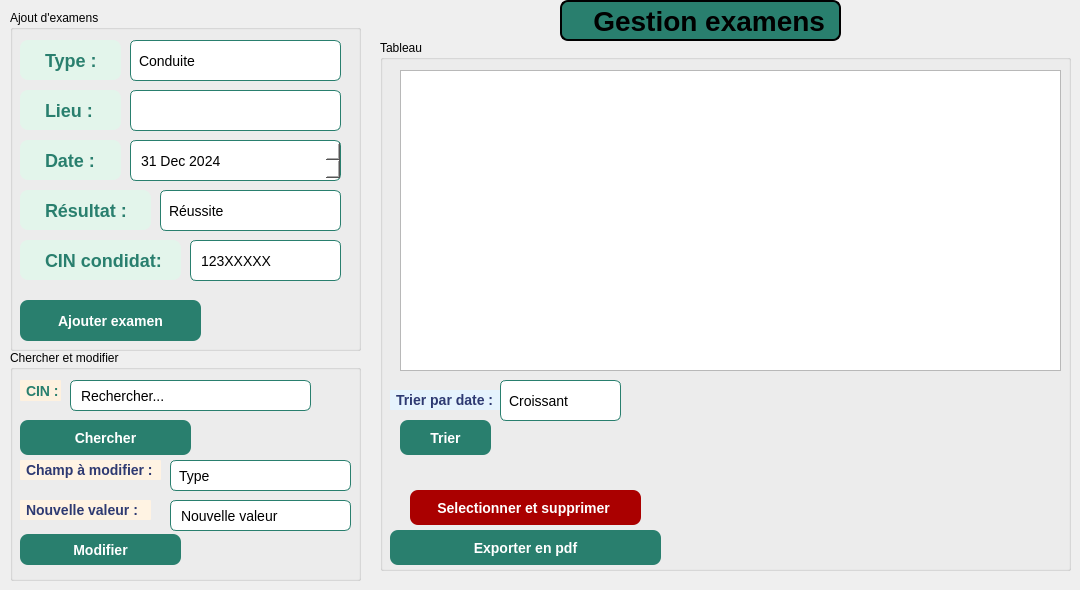
         <widget class="QWidget" name="tab_5">
          <attribute name="title">
           <string> Examens </string>
          </attribute>
          <widget class="QGroupBox" name="groupBox_modify">
           <property name="geometry">
            <rect>
             <x>10</x>
             <y>350</y>
             <width>351</width>
             <height>231</height>
            </rect>
           </property>
           <property name="title">
            <string>Chercher et modifier</string>
           </property>
           <widget class="QPushButton" name="btnSearch">
            <property name="geometry">
             <rect>
              <x>10</x>
              <y>70</y>
              <width>171</width>
              <height>35</height>
             </rect>
            </property>
            <property name="styleSheet">
             <string notr="true">QPushButton {
    background-color: rgb(41, 127, 110); /* vert par défaut */
    color: white; /* texte blanc */
    border: none;
    border-radius: 8px;
    padding: 8px 20px;
    font-size: 14px;
    font-weight: bold;
}

QPushButton:hover {
    background-color: rgb(209, 209, 209); /* gris clair en hover */
    color: rgb(41, 127, 110); /* texte vert */
}
</string>
            </property>
            <property name="text">
             <string>Chercher</string>
            </property>
            <property name="icon">
             <iconset theme="QIcon::ThemeIcon::SystemSearch"/>
            </property>
           </widget>
           <widget class="QLineEdit" name="lineEdit_6">
            <property name="geometry">
             <rect>
              <x>60</x>
              <y>30</y>
              <width>241</width>
              <height>31</height>
             </rect>
            </property>
            <property name="styleSheet">
             <string notr="true">QLineEdit {
    background-color: white;   /* fond blanc */
    color: black;              /* texte noir */
    border: 1px solid rgb(41,127,110);  /* contour vert */
    border-radius: 6px;        /* coins arrondis */
    padding: 4px 8px;          /* marges internes */
    font-size: 14px;
}

QLineEdit:focus {
    border: 2px solid rgb(41,127,110); /* contour plus épais quand actif */
    background-color: rgb(250, 250, 250); /* très léger gris pour focus */
}
</string>
            </property>
            <property name="inputMask">
             <string/>
            </property>
            <property name="text">
             <string>Rechercher...</string>
            </property>
           </widget>
           <widget class="QLabel" name="label_2">
            <property name="geometry">
             <rect>
              <x>10</x>
              <y>30</y>
              <width>41</width>
              <height>21</height>
             </rect>
            </property>
            <property name="styleSheet">
             <string notr="true">QLabel {
    /* normal state */
	background-color:rgb(254, 241, 223);
    color: rgb(41, 127, 110);
    border: none;
    border-radius: 1px;
    padding: 2px 2px;
    font-size: 14px;
    font-weight: bold;
}
</string>
            </property>
            <property name="text">
             <string>CIN :</string>
            </property>
           </widget>
           <widget class="QPushButton" name="modifyButton">
            <property name="geometry">
             <rect>
              <x>10</x>
              <y>184</y>
              <width>161</width>
              <height>31</height>
             </rect>
            </property>
            <property name="styleSheet">
             <string notr="true">QPushButton {
    background-color: rgb(41, 127, 110); /* vert par défaut */
    color: white; /* texte blanc */
    border: none;
    border-radius: 8px;
    padding: 8px 20px;
    font-size: 14px;
    font-weight: bold;
}

QPushButton:hover {
    background-color: rgb(209, 209, 209); /* gris clair en hover */
    color: rgb(41, 127, 110); /* texte vert */
}
</string>
            </property>
            <property name="text">
             <string>Modifier</string>
            </property>
            <property name="icon">
             <iconset theme="QIcon::ThemeIcon::MailMessageNew"/>
            </property>
           </widget>
           <widget class="QLabel" name="label_8">
            <property name="geometry">
             <rect>
              <x>10</x>
              <y>110</y>
              <width>141</width>
              <height>20</height>
             </rect>
            </property>
            <property name="styleSheet">
             <string notr="true">QLabel {
    /* normal state */
	background-color:rgb(255, 243, 227);
    color:rgb(46, 58, 114);
    border: none;
    border-radius: 1px;
    padding: 2px 2px;
    font-size: 14px;
    font-weight: bold;
}
</string>
            </property>
            <property name="text">
             <string>Champ à modifier :</string>
            </property>
           </widget>
           <widget class="QComboBox" name="comboBox_4">
            <property name="geometry">
             <rect>
              <x>160</x>
              <y>110</y>
              <width>181</width>
              <height>31</height>
             </rect>
            </property>
            <property name="styleSheet">
             <string notr="true">QComboBox {
    background-color: white;                  
    color: black;                            
    border: 1px solid rgb(41,127,110);     
    border-radius: 6px;                    
    padding: 4px 8px;             
    font-size: 14px;
}

QComboBox:focus {
    border: 2px solid rgb(41,127,110);       
    background-color: rgb(250, 250, 250);    
}

QComboBox::drop-down {
    border: none;                            
    width: 24px;
}
</string>
            </property>
            <property name="editable">
             <bool>false</bool>
            </property>
            <property name="currentText">
             <string>Type</string>
            </property>
            <item>
             <property name="text">
              <string>Type</string>
             </property>
            </item>
            <item>
             <property name="text">
              <string>Date</string>
             </property>
            </item>
            <item>
             <property name="text">
              <string>Lieu</string>
             </property>
            </item>
            <item>
             <property name="text">
              <string>Résultat</string>
             </property>
            </item>
            <item>
             <property name="text">
              <string>CIN</string>
             </property>
            </item>
           </widget>
           <widget class="QLabel" name="label_9">
            <property name="geometry">
             <rect>
              <x>10</x>
              <y>150</y>
              <width>131</width>
              <height>20</height>
             </rect>
            </property>
            <property name="styleSheet">
             <string notr="true">QLabel {
    /* normal state */
	background-color:rgb(255, 243, 227);
    color:rgb(46, 58, 114);
    border: none;
    border-radius: 1px;
    padding: 2px 2px;
    font-size: 14px;
    font-weight: bold;
}
</string>
            </property>
            <property name="text">
             <string>Nouvelle valeur :</string>
            </property>
           </widget>
           <widget class="QLineEdit" name="lineEdit_7">
            <property name="geometry">
             <rect>
              <x>160</x>
              <y>150</y>
              <width>181</width>
              <height>31</height>
             </rect>
            </property>
            <property name="styleSheet">
             <string notr="true">QLineEdit {
    background-color: white;   /* fond blanc */
    color: black;              /* texte noir */
    border: 1px solid rgb(41,127,110);  /* contour vert */
    border-radius: 6px;        /* coins arrondis */
    padding: 4px 8px;          /* marges internes */
    font-size: 14px;
}

QLineEdit:focus {
    border: 2px solid rgb(41,127,110); /* contour plus épais quand actif */
    background-color: rgb(250, 250, 250); /* très léger gris pour focus */
}
</string>
            </property>
            <property name="inputMask">
             <string/>
            </property>
            <property name="text">
             <string>Nouvelle valeur</string>
            </property>
           </widget>
          </widget>
          <widget class="QGroupBox" name="groupBox_search">
           <property name="geometry">
            <rect>
             <x>380</x>
             <y>40</y>
             <width>691</width>
             <height>531</height>
            </rect>
           </property>
           <property name="title">
            <string>Tableau</string>
           </property>
           <widget class="QPushButton" name="exportButton">
            <property name="geometry">
             <rect>
              <x>10</x>
              <y>490</y>
              <width>271</width>
              <height>35</height>
             </rect>
            </property>
            <property name="styleSheet">
             <string notr="true">QPushButton {
    background-color: rgb(41, 127, 110); /* vert par défaut */
    color: white; /* texte blanc */
    border: none;
    border-radius: 8px;
    padding: 8px 20px;
    font-size: 14px;
    font-weight: bold;
}

QPushButton:hover {
    background-color: rgb(209, 209, 209); /* gris clair en hover */
    color: rgb(41, 127, 110); /* texte vert */
}
</string>
            </property>
            <property name="text">
             <string>Exporter en pdf</string>
            </property>
            <property name="icon">
             <iconset theme="QIcon::ThemeIcon::DocumentPageSetup"/>
            </property>
           </widget>
           <widget class="QLabel" name="label_7">
            <property name="geometry">
             <rect>
              <x>10</x>
              <y>350</y>
              <width>141</width>
              <height>20</height>
             </rect>
            </property>
            <property name="styleSheet">
             <string notr="true">QLabel {
    /* normal state */
	background-color:rgb(229, 243, 253);
    color:rgb(46, 58, 114);
    border: none;
    border-radius: 1px;
    padding: 2px 2px;
    font-size: 14px;
    font-weight: bold;
}
</string>
            </property>
            <property name="text">
             <string>Trier par date :</string>
            </property>
           </widget>
           <widget class="QComboBox" name="comboTri">
            <property name="geometry">
             <rect>
              <x>120</x>
              <y>340</y>
              <width>121</width>
              <height>41</height>
             </rect>
            </property>
            <property name="styleSheet">
             <string notr="true">QComboBox {
    background-color: white;                  
    color: black;                            
    border: 1px solid rgb(41,127,110);     
    border-radius: 6px;                    
    padding: 4px 8px;             
    font-size: 14px;
}

QComboBox:focus {
    border: 2px solid rgb(41,127,110);       
    background-color: rgb(250, 250, 250);    
}

QComboBox::drop-down {
    border: none;                            
    width: 24px;
}
</string>
            </property>
            <property name="editable">
             <bool>false</bool>
            </property>
            <property name="currentText">
             <string>Croissant</string>
            </property>
            <item>
             <property name="text">
              <string>Croissant</string>
             </property>
            </item>
            <item>
             <property name="text">
              <string>Decroissant</string>
             </property>
            </item>
           </widget>
           <widget class="QPushButton" name="triButton">
            <property name="geometry">
             <rect>
              <x>20</x>
              <y>380</y>
              <width>91</width>
              <height>35</height>
             </rect>
            </property>
            <property name="styleSheet">
             <string notr="true">QPushButton {
    background-color: rgb(41, 127, 110); /* vert par défaut */
    color: white; /* texte blanc */
    border: none;
    border-radius: 8px;
    padding: 8px 20px;
    font-size: 14px;
    font-weight: bold;
}

QPushButton:hover {
    background-color: rgb(209, 209, 209); /* gris clair en hover */
    color: rgb(41, 127, 110); /* texte vert */
}
</string>
            </property>
            <property name="text">
             <string>Trier</string>
            </property>
            <property name="icon">
             <iconset theme="QIcon::ThemeIcon::MediaPlaylistRepeat"/>
            </property>
           </widget>
           <widget class="QWidget" name="widget_3" native="true">
            <property name="geometry">
             <rect>
              <x>520</x>
              <y>380</y>
              <width>121</width>
              <height>131</height>
             </rect>
            </property>
            <property name="styleSheet">
             <string notr="true">QWidget {
    background-image: url(&quot;C:/Users/Malek/Downloads/logo2.jpg&quot;);
    background-repeat: no-repeat;
    background-position: center;
    background-attachment: fixed; /* optional */
}
</string>
            </property>
           </widget>
           <widget class="QTableView" name="tableViewExams">
            <property name="geometry">
             <rect>
              <x>20</x>
              <y>30</y>
              <width>661</width>
              <height>301</height>
             </rect>
            </property>
            <property name="mouseTracking">
             <bool>false</bool>
            </property>
            <property name="styleSheet">
             <string notr="true">QTableWidget {
    background-color: white;                 
    color: rgb(41,127,110);                  /* texte en vert */
    border: 1px solid rgb(41,127,110);     
    border-radius: 6px;                    
    padding: 4px 8px;             
    font-size: 14px;
}

QTableWidget:focus {
    border: 2px solid rgb(41,127,110);       
    background-color: rgb(250, 250, 250);    
}

QHeaderView::section {
    background-color: rgb(41,127,110);       /* entête vert */
    color: white;                            /* texte blanc dans l'entête */
    padding: 4px;
    border: none;
}
</string>
            </property>
           </widget>
           <widget class="QPushButton" name="deleteButton">
            <property name="geometry">
             <rect>
              <x>30</x>
              <y>450</y>
              <width>231</width>
              <height>35</height>
             </rect>
            </property>
            <property name="styleSheet">
             <string notr="true">QPushButton {
    background-color: rgb(170, 0, 0); /* vert par défaut */
    color: white; /* texte blanc */
    border: none;
    border-radius: 8px;
    padding: 8px 20px;
    font-size: 14px;
    font-weight: bold;
}

QPushButton:hover {
    background-color: rgb(209, 209, 209); /* gris clair en hover */
    color: rgb(41, 127, 110); /* texte vert */
}
</string>
            </property>
            <property name="text">
             <string>Selectionner et supprimer </string>
            </property>
            <property name="icon">
             <iconset theme="QIcon::ThemeIcon::EditDelete"/>
            </property>
           </widget>
          </widget>
          <widget class="QGroupBox" name="groupBox_add_2">
           <property name="geometry">
            <rect>
             <x>10</x>
             <y>10</y>
             <width>351</width>
             <height>341</height>
            </rect>
           </property>
           <property name="styleSheet">
            <string notr="true"/>
           </property>
           <property name="title">
            <string>Ajout d'examens</string>
           </property>
           <widget class="QLabel" name="leType_3">
            <property name="geometry">
             <rect>
              <x>10</x>
              <y>30</y>
              <width>101</width>
              <height>40</height>
             </rect>
            </property>
            <property name="styleSheet">
             <string notr="true">QLabel {
    /* normal state */
	background-color:rgb(227, 245, 235);
    color: rgb(41, 127, 110);
    border: none;
    border-radius: 8px;
    padding: 8px 20px;
    font-size: 18px;
    font-weight: bold;
}</string>
            </property>
            <property name="text">
             <string>Type :</string>
            </property>
           </widget>
           <widget class="QComboBox" name="comboBox_3">
            <property name="geometry">
             <rect>
              <x>120</x>
              <y>30</y>
              <width>211</width>
              <height>41</height>
             </rect>
            </property>
            <property name="styleSheet">
             <string notr="true">QComboBox {
    background-color: white;                  
    color: black;                            
    border: 1px solid rgb(41,127,110);     
    border-radius: 6px;                    
    padding: 4px 8px;             
    font-size: 14px;
}

QComboBox:focus {
    border: 2px solid rgb(41,127,110);       
    background-color: rgb(250, 250, 250);    
}

QComboBox::drop-down {
    border: none;                            
    width: 24px;
}
</string>
            </property>
            <property name="editable">
             <bool>false</bool>
            </property>
            <property name="currentText">
             <string>Conduite</string>
            </property>
            <item>
             <property name="text">
              <string>Conduite</string>
             </property>
            </item>
            <item>
             <property name="text">
              <string>Code</string>
             </property>
            </item>
           </widget>
           <widget class="QLabel" name="leLieu_2">
            <property name="geometry">
             <rect>
              <x>10</x>
              <y>80</y>
              <width>101</width>
              <height>40</height>
             </rect>
            </property>
            <property name="styleSheet">
             <string notr="true">QLabel {
    /* normal state */
	background-color:rgb(227, 245, 235);
    color: rgb(41, 127, 110);
    border: none;
    border-radius: 8px;
    padding: 8px 20px;
    font-size: 18px;
    font-weight: bold;
}</string>
            </property>
            <property name="text">
             <string>Lieu :</string>
            </property>
           </widget>
           <widget class="QLineEdit" name="lineEdit_3">
            <property name="geometry">
             <rect>
              <x>120</x>
              <y>80</y>
              <width>211</width>
              <height>41</height>
             </rect>
            </property>
            <property name="styleSheet">
             <string notr="true">QLineEdit {
    background-color: white;   /* fond blanc */
    color: black;              /* texte noir */
    border: 1px solid rgb(41,127,110);  /* contour vert */
    border-radius: 6px;        /* coins arrondis */
    padding: 4px 8px;          /* marges internes */
    font-size: 14px;
}

QLineEdit:focus {
    border: 2px solid rgb(41,127,110); /* contour plus épais quand actif */
    background-color: rgb(250, 250, 250); /* très léger gris pour focus */
}
</string>
            </property>
           </widget>
           <widget class="QLabel" name="deDate_2">
            <property name="geometry">
             <rect>
              <x>10</x>
              <y>130</y>
              <width>101</width>
              <height>40</height>
             </rect>
            </property>
            <property name="styleSheet">
             <string notr="true">QLabel {
    /* normal state */
	background-color:rgb(227, 245, 235);
    color: rgb(41, 127, 110);
    border: none;
    border-radius: 8px;
    padding: 8px 20px;
    font-size: 18px;
    font-weight: bold;
}</string>
            </property>
            <property name="text">
             <string>Date :</string>
            </property>
           </widget>
           <widget class="QDateEdit" name="dateEdit">
            <property name="geometry">
             <rect>
              <x>120</x>
              <y>130</y>
              <width>211</width>
              <height>41</height>
             </rect>
            </property>
            <property name="styleSheet">
             <string notr="true">QDateEdit {
    background-color: white;                  
    color: black;                            
    border: 1px solid rgb(41,127,110);     
    border-radius: 6px;                    
    padding: 4px 8px;             
    font-size: 14px;
}

QDateEdit :focus {
    border: 2px solid rgb(41,127,110);       
    background-color: rgb(250, 250, 250);    
}

QDateEdit ::drop-down {
    border: none;                            
    width: 24px;
}
</string>
            </property>
            <property name="dateTime">
             <datetime>
              <hour>18</hour>
              <minute>0</minute>
              <second>0</second>
              <year>2024</year>
              <month>12</month>
              <day>31</day>
             </datetime>
            </property>
           </widget>
           <widget class="QLabel" name="cbResult_2">
            <property name="geometry">
             <rect>
              <x>10</x>
              <y>180</y>
              <width>131</width>
              <height>40</height>
             </rect>
            </property>
            <property name="styleSheet">
             <string notr="true">QLabel {
    /* normal state */
	background-color:rgb(227, 245, 235);
    color: rgb(41, 127, 110);
    border: none;
    border-radius: 8px;
    padding: 8px 20px;
    font-size: 18px;
    font-weight: bold;
}
</string>
            </property>
            <property name="text">
             <string>Résultat :</string>
            </property>
           </widget>
           <widget class="QComboBox" name="comboBox_6">
            <property name="geometry">
             <rect>
              <x>150</x>
              <y>180</y>
              <width>181</width>
              <height>41</height>
             </rect>
            </property>
            <property name="styleSheet">
             <string notr="true">QComboBox {
    background-color: white;                  
    color: black;                            
    border: 1px solid rgb(41,127,110);     
    border-radius: 6px;                    
    padding: 4px 8px;             
    font-size: 14px;
}

QComboBox:focus {
    border: 2px solid rgb(41,127,110);       
    background-color: rgb(250, 250, 250);    
}

QComboBox::drop-down {
    border: none;                            
    width: 24px;
}
</string>
            </property>
            <item>
             <property name="text">
              <string>Réussite</string>
             </property>
            </item>
            <item>
             <property name="text">
              <string>Echec</string>
             </property>
            </item>
           </widget>
           <widget class="QPushButton" name="addButton">
            <property name="geometry">
             <rect>
              <x>10</x>
              <y>290</y>
              <width>181</width>
              <height>41</height>
             </rect>
            </property>
            <property name="styleSheet">
             <string notr="true">QPushButton {
    background-color: rgb(41, 127, 110); /* vert par défaut */
    color: white; /* texte blanc */
    border: none;
    border-radius: 8px;
    padding: 8px 20px;
    font-size: 14px;
    font-weight: bold;
}

QPushButton:hover {
    background-color: rgb(209, 209, 209); /* gris clair en hover */
    color: rgb(41, 127, 110); /* texte vert */
}
</string>
            </property>
            <property name="text">
             <string>Ajouter examen</string>
            </property>
            <property name="icon">
             <iconset theme="QIcon::ThemeIcon::ListAdd"/>
            </property>
           </widget>
           <widget class="QLabel" name="leType_4">
            <property name="geometry">
             <rect>
              <x>10</x>
              <y>230</y>
              <width>161</width>
              <height>40</height>
             </rect>
            </property>
            <property name="styleSheet">
             <string notr="true">QLabel {
    /* normal state */
	background-color:rgb(227, 245, 235);
    color: rgb(41, 127, 110);
    border: none;
    border-radius: 8px;
    padding: 8px 20px;
    font-size: 18px;
    font-weight: bold;
}</string>
            </property>
            <property name="text">
             <string>CIN condidat:</string>
            </property>
           </widget>
           <widget class="QLineEdit" name="lineEdit_5">
            <property name="geometry">
             <rect>
              <x>180</x>
              <y>230</y>
              <width>151</width>
              <height>41</height>
             </rect>
            </property>
            <property name="styleSheet">
             <string notr="true">QLineEdit {
    background-color: white;   /* fond blanc */
    color: black;              /* texte noir */
    border: 1px solid rgb(41,127,110);  /* contour vert */
    border-radius: 6px;        /* coins arrondis */
    padding: 4px 8px;          /* marges internes */
    font-size: 14px;
}

QLineEdit:focus {
    border: 2px solid rgb(41,127,110); /* contour plus épais quand actif */
    background-color: rgb(250, 250, 250); /* très léger gris pour focus */
}
</string>
            </property>
            <property name="text">
             <string>123XXXXX</string>
            </property>
           </widget>
          </widget>
          <widget class="QLabel" name="label_3">
           <property name="geometry">
            <rect>
             <x>560</x>
             <y>0</y>
             <width>281</width>
             <height>41</height>
            </rect>
           </property>
           <property name="styleSheet">
            <string notr="true">QLabel{
 border: 2px solid black;   /* blue border */
    border-radius: 8px;
 font-weight: bold;
    font-size: 28px;
background-color: rgb(41, 127, 110);}</string>
           </property>
           <property name="text">
            <string>   Gestion examens </string>
           </property>
          </widget>
         </widget>
